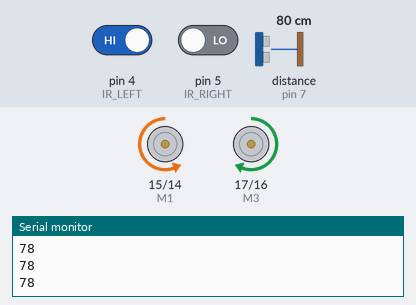
The sketch below on a simulated Arduino Uno, built with avr-gcc and run on an emulated ATmega328P. On the bench: motor-driver pin pairs drawn as motors (green arrow = first pin HIGH = forward, orange = second pin HIGH = backward, longer = more drive, scaled by the enable pin), the last lines printed to the serial monitor. Wiring (inferred from the names in the program): ultrasonic range finder: trigger pin 6; echo pin 7. The inputs (shaded band) are chosen by the test bench; at power-on: distance to the obstacle (sensor on pin 7) 80 cm, pin 4 (IR_LEFT) HIGH, pin 5 (IR_RIGHT) LOW. The echo pulse lasts 58.3 µs per cm.

Above: at 1.2 s.
1.3 s: distance to the obstacle (sensor on pin 7) set to 12 cm
2.8 s: distance to the obstacle (sensor on pin 7) set to 9 cm
At 3.8 s:
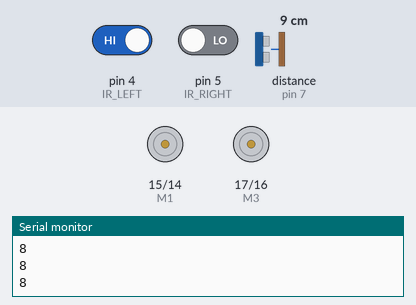
4.4 s: distance to the obstacle (sensor on pin 7) set to 18 cm
At 5.6 s:
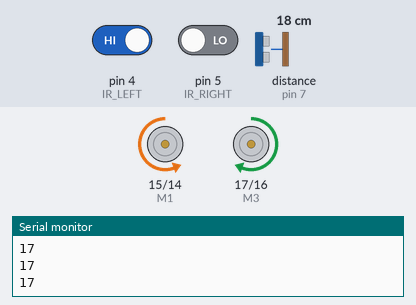
6.0 s: pin 4 (IR_LEFT) driven LOW
At 6.5 s:
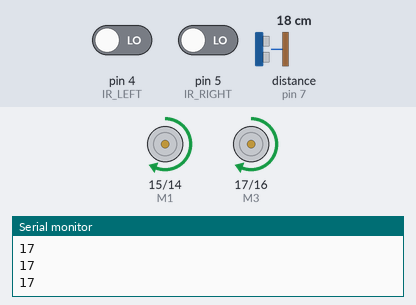
7.5 s: pin 5 (IR_RIGHT) driven HIGH
At 8.6 s:
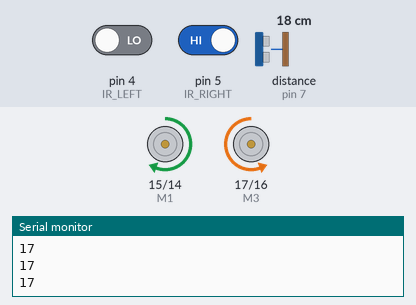
9.0 s: pin 5 (IR_RIGHT) driven LOW
At 9.5 s:
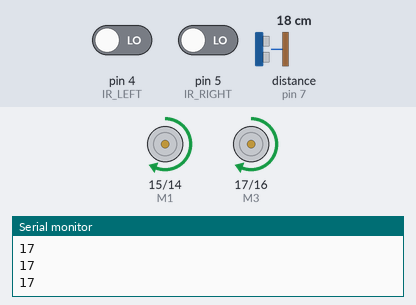
Timing chart, 0 to 11.5 s (numbered marks = the images above; inputs shaded):
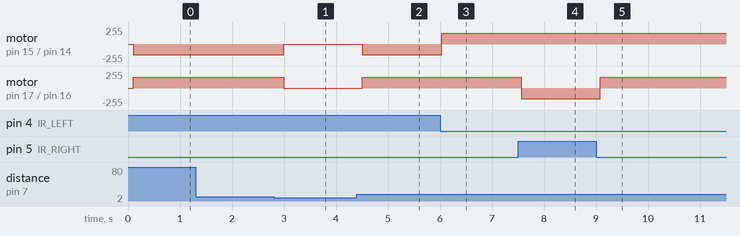

Measured:
- the behaviour switches between 11 and 10 cm on distance to the obstacle (sensor on pin 7) (found by bisection; images 0 and 1)
- after the input at 2.8 s, motor on pin 15 (M1) / pin 14 (M2): backward 160/255 → stopped after 0.19 s; motor on pin 17 (M3) / pin 16 (M4): forward 160/255 → stopped after 0.19 s
- after the input at 4.4 s, motor on pin 15 (M1) / pin 14 (M2): stopped → backward 160/255 after 0.11 s; motor on pin 17 (M3) / pin 16 (M4): stopped → forward 160/255 after 0.11 s
- after the input at 6.0 s, motor on pin 15 (M1) / pin 14 (M2): backward 160/255 → forward 160/255 at once
- after the input at 7.5 s, motor on pin 17 (M3) / pin 16 (M4): forward 160/255 → backward 160/255 after 0.06 s
- after the input at 9.0 s, motor on pin 17 (M3) / pin 16 (M4): backward 160/255 → forward 160/255 after 0.09 s

The sketch:

99_LINE_FOLLOWER_AND_OBSTACLE_AVOIDANCE_CONCEPT.ino
```cpp
// ---------------- MOTOR PINS ----------------
#define M1 15
#define M2 14
#define M3 17
#define M4 16

// Enable pins (PWM)
#define ENA 3
#define ENB 9

// IR Sensors (BLACK = HIGH)
#define IR_LEFT 4
#define IR_RIGHT 5

// Ultrasonic
#define TRIG 6
#define ECHO 7

int speedVal = 160; // Motor speed (0–255)

// ---------------- SETUP ----------------
void setup() {
  pinMode(M1, OUTPUT);
  pinMode(M2, OUTPUT);
  pinMode(M3, OUTPUT);
  pinMode(M4, OUTPUT);

  pinMode(ENA, OUTPUT);
  pinMode(ENB, OUTPUT);

  pinMode(IR_LEFT, INPUT);
  pinMode(IR_RIGHT, INPUT);

  pinMode(TRIG, OUTPUT);
  pinMode(ECHO, INPUT);
  Serial.begin(9600);

  // Set motor speed
  analogWrite(ENA, speedVal);
  analogWrite(ENB, speedVal);
}

// ---------------- MOTOR FUNCTIONS ----------------
void forward() {
  digitalWrite(M1, HIGH);
  digitalWrite(M2, LOW);
  digitalWrite(M3, HIGH);
  digitalWrite(M4, LOW);
}

void left() {
  digitalWrite(M1, LOW);
  digitalWrite(M2, HIGH);
  digitalWrite(M3, HIGH);
  digitalWrite(M4, LOW);
}

void right() {
  digitalWrite(M1, HIGH);
  digitalWrite(M2, LOW);
  digitalWrite(M3, LOW);
  digitalWrite(M4, HIGH);
}

void stopMotor() {
  digitalWrite(M1, LOW);
  digitalWrite(M2, LOW);
  digitalWrite(M3, LOW);
  digitalWrite(M4, LOW);
}

// ---------------- ULTRASONIC ----------------
long getDistance() {
  digitalWrite(TRIG, LOW);
  delayMicroseconds(2);

  digitalWrite(TRIG, HIGH);
  delayMicroseconds(10);

  digitalWrite(TRIG, LOW);

  long duration = pulseIn(ECHO, HIGH);
  long distance = duration * 0.034 / 2;

  return distance;
}

// ---------------- LOOP ----------------
void loop() {

  long distance = getDistance();
  Serial.println(distance);
  delay(100);

  // If obstacle detected → STOP
  if (distance < 10 && distance > 0) {
    stopMotor();
    return; // skip line following
  }

  // ---------------- LINE FOLLOWER ----------------
  int leftIR = digitalRead(IR_LEFT);
  int rightIR = digitalRead(IR_RIGHT);

  if (leftIR == LOW && rightIR == LOW) {
    forward();
  }
  else if (leftIR == LOW && rightIR == HIGH) {
    right();
  }
  else if (leftIR == HIGH && rightIR == LOW) {
    left();
  }
  else {
    stopMotor();
  }
}
```
